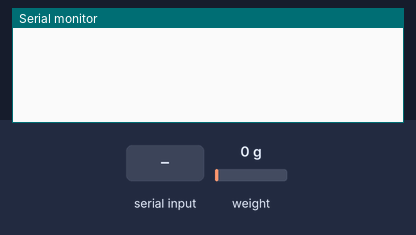
The sketch below on a simulated Arduino Uno, built with avr-gcc and run on an emulated ATmega328P. On the bench: the last lines printed to the serial monitor. The inputs (shaded band) are chosen by the test bench; at power-on: weight on the scale 0 g.

Above: at 2.2 s.
2.3 s: "1" received over the second serial link
At 2.56 s:
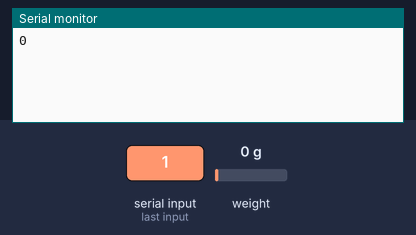
4.3 s: weight on the scale set to 2500 g
At 4.4 s:
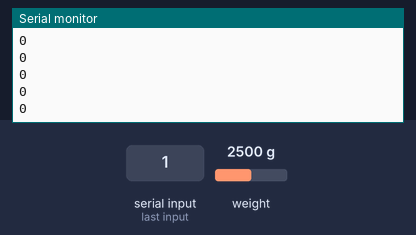
5.8 s: weight on the scale set to 4900 g
At 5.83 s:
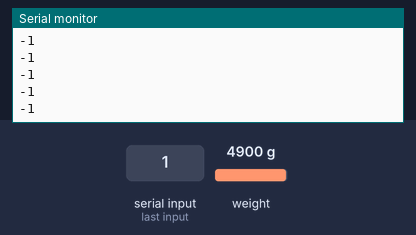
Timing chart, 0 to 8.8 s (numbered marks = the images above; inputs shaded):
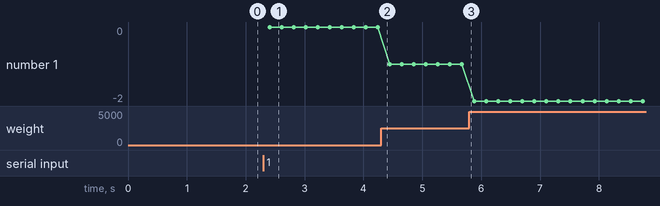

Measured:
- after the input at 2.3 s, the serial monitor: prints a new line after 0.11 s (image 1)
- plotted number 1: 0 → -1 after the input at 4.3 s, -1 → -2 after the input at 5.8 s

The sketch:

sketch_dec19a.ino
```cpp
#include <SoftwareSerial.h>
#include "HX711.h"
#include <stdio.h>


const int LOADCELL_DOUT_PIN = A1;
const int LOADCELL_SCK_PIN = A0;
char str[20];

HX711 scale;

float calibration_factor = -14300;

SoftwareSerial BTSerial(2, 3); //Connect HC-06. Use your (TX, RX) settings

void setup()
{

  Serial.begin(9600);
  BTSerial.begin(9600);  // set the data rate for the BT port
  scale.begin(LOADCELL_DOUT_PIN, LOADCELL_SCK_PIN);
  scale.set_scale(calibration_factor);
  scale.tare();
}
void loop()
{
  int a;
  if(scale.get_units()*-0.453592>50){
    a = (int)(scale.get_units()*-0.453592)+5;
  }
  else{
    a = (int)(scale.get_units()*-0.453592);
  }

  // BT –> Data –> Serial
  if (BTSerial.available()) {
   BTSerial.println(a);
   Serial.println(a);
  }


}
```
